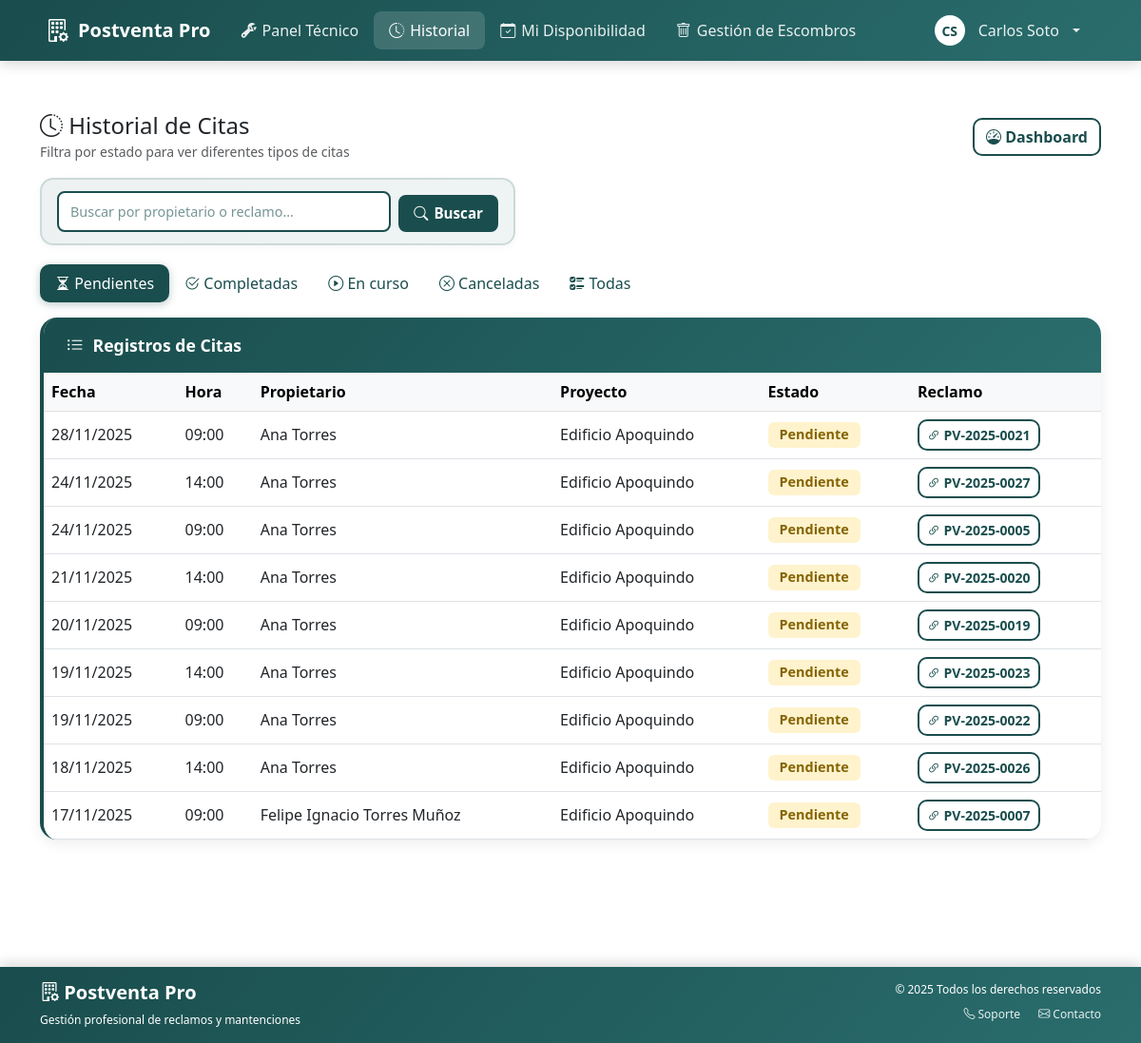
Before: /tecnico/citas/?estado=pendiente (signed in) with the older database file.
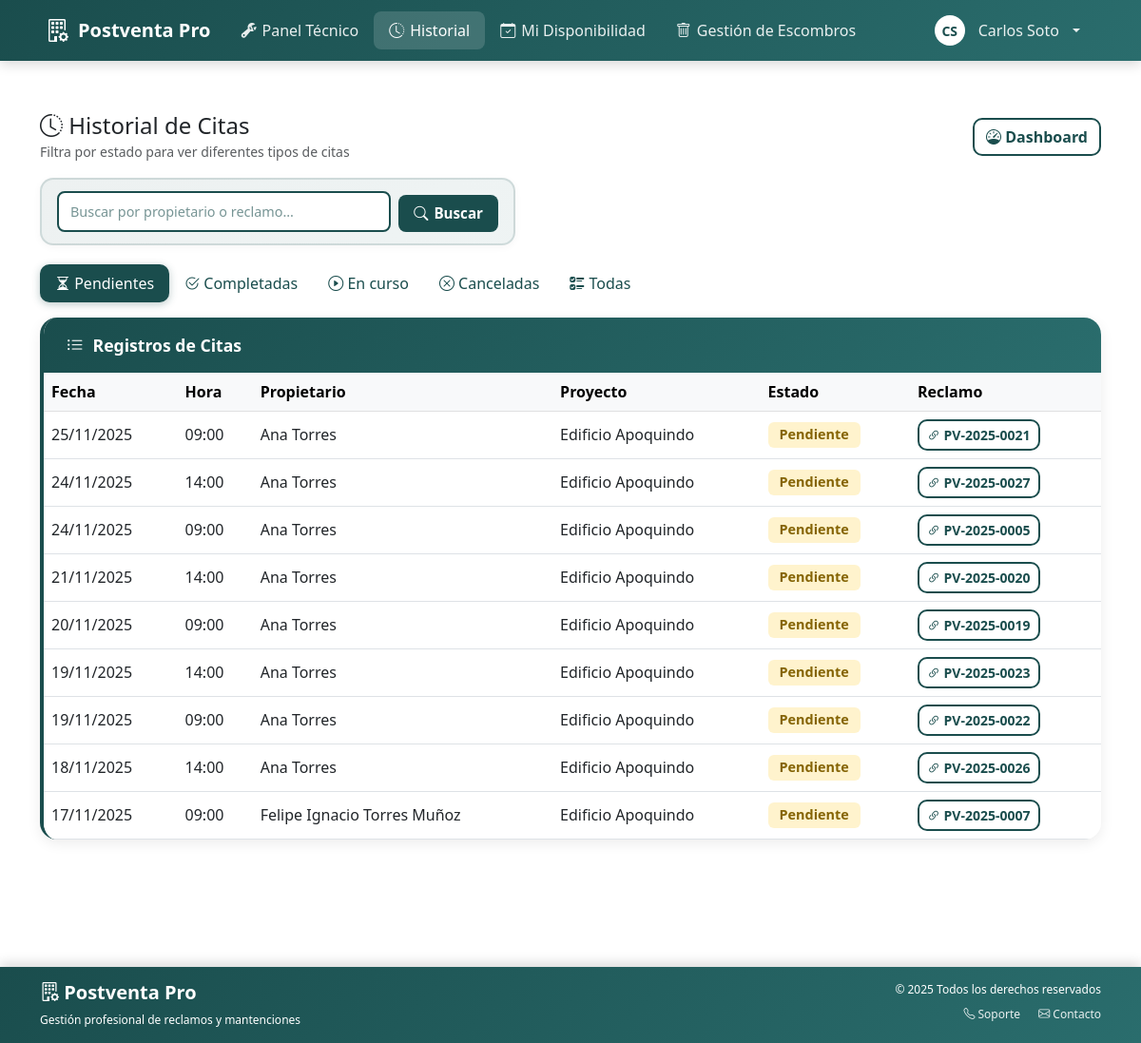
After: the same page with the newer database file.
### postventa_app/models.py (models this page shows, shortened)
class Cita(models.Model):
    id_cita = models.AutoField(primary_key=True)
    id_tecnico = models.ForeignKey(
        Tecnico,
        on_delete=models.CASCADE,
        db_column='id_tecnico',
        related_name='citas',
        null=True,
        blank=True
    )
    id_reclamo = models.ForeignKey(
        Reclamo,
        on_delete=models.CASCADE,
        db_column='id_reclamo',
        related_name='citas',
        null=True,
        blank=True
    )
    id_cliente = models.ForeignKey(
        'Propietario',
        on_delete=models.CASCADE,
        db_column='id_cliente',
        related_name='citas',
        null=True,
        blank=True
    )
    fecha_programada = models.DateTimeField(null=True, blank=True)
    fecha_confirmacion = models.DateTimeField(null=True, blank=True)
    ESTADO_CHOICES = [
        ('pendiente', 'Pendiente'),
        ('confirmada', 'Confirmada'),
        ('en_curso', 'En Curso'),
        ('completada', 'Completada'),
        ('cancelada', 'Cancelada'),
    ]
    estado = models.CharField(max_length=20, null=True, blank=True, choices=ESTADO_CHOICES)
    tipo_cita = models.CharField(max_length=50, null=True, blank=True)
    motivo_reprogramacion = models.TextField(null=True, blank=True)
    recordatorio_enviado = models.BooleanField(default=False)
    duracion_estimada_minutos = models.IntegerField(null=True, blank=True)
    class Meta:
        db_table = 'cita'
        verbose_name = 'Cita'
        verbose_name_plural = 'Citas'

class Propietario(models.Model):
    """
    Representa al propietario de una unidad que realiza reclamos postventa.
    Es el usuario final del sistema.
    """
    TIPO_PROPIETARIO = [
        ('natural', 'Persona Natural'),
        ('juridica', 'Persona Jurídica'),
    ]
    ESTADO_PROPIETARIO = [
        ('activo', 'Activo'),
        ('inactivo', 'Inactivo'),
    ]
    user = models.OneToOneField(User, on_delete=models.CASCADE, related_name='propietario', verbose_name="Usuario del sistema")
    nombre = models.CharField(max_length=120, verbose_name="Nombre completo")
    rut = models.CharField(max_length=12, verbose_name="RUT/DNI")
    tipo_propietario = models.CharField(max_length=10, choices=TIPO_PROPIETARIO, default='natural', verbose_name="Tipo de propietario")
    email = models.EmailField(verbose_name="Correo electrónico")
    telefono = models.CharField(max_length=30, verbose_name="Teléfono")
    telefono_alternativo = models.CharField(max_length=30, blank=True, null=True, verbose_name="Teléfono alternativo")
    direccion = models.CharField(max_length=200, verbose_name="Dirección")
    proyecto = models.ForeignKey('Proyecto', on_delete=models.SET_NULL, null=True, blank=True, related_name='propietarios', verbose_name="Proyecto de vivienda")

class Reclamo(models.Model):
    """
    Entidad central del sistema.
    Gestiona todo el ciclo de vida de un reclamo desde ingreso hasta resolución.
    """
    id_reclamo = models.AutoField(primary_key=True)
    numero_folio = models.CharField(max_length=20, unique=True)
    descripcion = models.TextField(null=True, blank=False)
    resolucion = models.TextField(null=True, blank=True)
    unidad = models.CharField(max_length=50, null=True, blank=True)
    ubicacion_especifica = models.CharField(
        max_length=200,
        null=True,
        blank=True,
        db_column='ubicacion_especifica'
    )
    fecha_ingreso = models.DateTimeField(null=True, blank=True)
    fecha_resolucion = models.DateTimeField(null=True, blank=True)
    fecha_asignacion = models.DateTimeField(null=True, blank=True)
    tiempo_estimado_horas = models.IntegerField(
        null=True,
        blank=True,
        db_column='tiempo_estimado_horas'
    )
    ESTADO_CHOICES = [
        ('ingresado', 'Ingresado'),
        ('asignado', 'Asignado'),
        ('en_ejecucion', 'En Ejecución'),
        ('en_proceso', 'En Proceso'),
        ('completado', 'Completado'),
        ('resuelto', 'Reclamo Resuelto'),
        ('cancelado', 'Cancelado'),
    ]
    estado = models.CharField(max_length=50, choices=ESTADO_CHOICES, default='ingresado')
    prioridad = models.CharField(max_length=20, null=True, blank=True)
    requiere_aprobacion = models.BooleanField(
        default=False,
        db_column='requiere_aprobacion'
    )
    categoria = models.ForeignKey(
        Especialidad,
        on_delete=models.SET_NULL,
        null=True,
        blank=True,
        related_name='reclamos'
    )
    propietario = models.ForeignKey(
        Propietario,
        on_delete=models.CASCADE,
        null=False,
        blank=False,
        related_name='reclamos'
    )
    proyecto = models.ForeignKey(
        Proyecto,
        on_delete=models.CASCADE,
        related_name='reclamos',
        null=False,
        blank=False
    )
    tecnico_asignado = models.ForeignKey(
        'Tecnico',
        on_delete=models.SET_NULL,
        null=True,
        blank=True,
        related_name='reclamos_asignados'
    )
    requiere_retiro_escombros = models.BooleanField(
        default=False,
        verbose_name='Requiere retiro de escombros'
    )
    class Meta:
        db_table = 'reclamo'
        verbose_name = 'Reclamo'
        verbose_name_plural = 'Reclamos'

class Proyecto(models.Model):
    fecha_registro = models.DateTimeField(auto_now_add=True, verbose_name="Fecha de registro")
    """
    Proyectos inmobiliarios.
    """
    id_proyecto = models.AutoField(primary_key=True)
    codigo = models.CharField(max_length=50, unique=True, verbose_name="Código del proyecto", default="")
    nombre = models.CharField(max_length=100)
    direccion = models.TextField(null=True, blank=True)
    tipo_proyecto = models.CharField(max_length=50, null=True, blank=True)
    fecha_inicio = models.DateField(null=True, blank=True, verbose_name="Fecha de inicio")
    fecha_entrega = models.DateField(null=True, blank=True)
    cantidad_unidades = models.IntegerField(null=True, blank=True)
    encargado = models.CharField(max_length=120, blank=True, null=True, verbose_name="Encargado del proyecto")
    telefono_encargado = models.CharField(max_length=30, blank=True, null=True, verbose_name="Teléfono encargado")
    ESTADO_CHOICES = [
        ("entregado", "Entregado"),
        ("garantia", "En Garantía"),
        ("finalizado", "Finalizado"),
    ]
    estado = models.CharField(max_length=20, choices=ESTADO_CHOICES, default="entregado")
    observaciones = models.TextField(blank=True, null=True, verbose_name="Observaciones")
    constructora = models.ForeignKey(
        Constructora,
        on_delete=models.CASCADE,
        related_name='proyectos',
        verbose_name="Constructora",
        null=True,
        blank=True
    )
    class Meta:
        db_table = 'proyecto'
        verbose_name = 'Proyecto'
        verbose_name_plural = 'Proyectos'

### postventa_app/views.py (the view)
# urls.py: path('tecnico/citas/', views.tecnico_historial_citas, name='tecnico_historial_citas'),
@login_required
def tecnico_historial_citas(request):
    tecnico = get_tecnico_from_user(request.user)
    if not tecnico:
        messages.error(request, 'No se encontró información de técnico asociada a este usuario.')
        return redirect('dashboard_tecnico')
    estado = request.GET.get('estado', 'todas')
    busqueda = request.GET.get('busqueda', '').strip()
    citas = Cita.objects.filter(id_tecnico=tecnico).select_related(
        'id_reclamo',
        'id_cliente',
        'id_reclamo__proyecto'
    ).order_by('-fecha_programada')
    if estado != 'todas' and estado:
        citas = citas.filter(estado=estado)
    if busqueda:
        citas = citas.filter(
            Q(id_cliente__nombre__icontains=busqueda) |
            Q(id_reclamo__numero_folio__icontains=busqueda)
        )
    context = {
        'tecnico': tecnico,
        'citas': citas,
        'estado': estado,
        'busqueda': busqueda,
    }
    return render(request, 'tecnico/historial_citas.html', context)

### postventa_app/context_processors.py (called while the page is built)
def tecnico_context(request):
    tecnico = None
    tecnico_iniciales = ''
    user = getattr(request, 'user', None)
    if user and getattr(user, 'is_authenticated', False):
        try:
            tecnico = Tecnico.objects.get(email__iexact=(user.email or ''))
        except Tecnico.DoesNotExist:
            try:
                tecnico = Tecnico.objects.get(rut=user.username)
            except Tecnico.DoesNotExist:
                tecnico = None
        if tecnico and tecnico.nombre:
            partes = tecnico.nombre.strip().split()
            tecnico_iniciales = ''.join([p[0].upper() for p in partes if p])
    return {
        'tecnico': tecnico,
        'tecnico_iniciales': tecnico_iniciales,
    }

### postventa_app/views.py (called while the page is built)
def get_tecnico_from_user(user):
    if not user or not getattr(user, 'is_authenticated', False):
        return None
    try:
        return Tecnico.objects.get(email__iexact=(user.email or ''))
    except Tecnico.DoesNotExist:
        pass
    try:
        return Tecnico.objects.get(rut=user.username)
    except Tecnico.DoesNotExist:
        return None

### postventa_app/templates/tecnico/historial_citas.html (shortened to what the changed rows need)
{% extends 'base.html' %}
{% block content %}
<div class="container py-4">
  <div class="card-custom">
    <div class="card-body p-0">
      <div class="table-responsive">
        <table class="table table-hover align-middle mb-0">
          <thead class="table-light">
            <tr>
              <th>Fecha</th>
              <th>Hora</th>
              <th>Propietario</th>
              <th>Proyecto</th>
              <th>Estado</th>
              <th>Reclamo</th>
            </tr>
          </thead>
          <tbody>
            {% if citas %}
              {% for c in citas %}
                <tr>
                  <td>{{ c.fecha_programada|date:'d/m/Y' }}</td>
                  <td>{{ c.fecha_programada|time:'H:i' }}</td>
                  <td>{{ c.id_cliente.nombre }}</td>
                  <td>{{ c.id_reclamo.proyecto.nombre }}</td>
                  <td>
                    {% if c.id_reclamo.estado == 'resuelto' %}
                      <span class="badge" style="background: #d1e7dd; color: #0f5132; font-size: 0.9rem; padding: 6px 12px; font-weight: 600;">
                        ✓ Resuelto
                      </span>
                    {% elif c.get_estado_display == 'Pendiente' %}
                      <span class="badge" style="background: #fff3cd; color: #856404; font-size: 0.9rem; padding: 6px 12px; font-weight: 600;">{{ c.get_estado_display }}</span>
                    {% elif c.get_estado_display == 'Confirmada' %}
                      <span class="badge" style="background: #cfe2ff; color: #084298; font-size: 0.9rem; padding: 6px 12px; font-weight: 600;">{{ c.get_estado_display }}</span>
                    {% elif c.get_estado_display == 'En curso' %}
                      <span class="badge" style="background: #d1ecf1; color: #0c5460; font-size: 0.9rem; padding: 6px 12px; font-weight: 600;">{{ c.get_estado_display }}</span>
                    {% elif c.get_estado_display == 'Completada' %}
                      <span class="badge" style="background: #d1e7dd; color: #0f5132; font-size: 0.9rem; padding: 6px 12px; font-weight: 600;">{{ c.get_estado_display }}</span>
                    {% else %}
                      <span class="badge bg-light text-dark" style="font-size: 0.9rem; padding: 6px 12px; font-weight: 600;">{{ c.get_estado_display }}</span>
                    {% endif %}
                  </td>
                  <td><a href="{% url 'tecnico_detalle_reclamo_cita' c.id_reclamo.id_reclamo c.id_cita %}" class="btn btn-sm btn-outline-primary"><i class="bi bi-link-45deg"></i> {{ c.id_reclamo.numero_folio }}</a></td>
                </tr>
              {% endfor %}
            {% else %}
              <tr><td colspan="6" class="text-center text-muted py-4"><i class="bi bi-inbox"></i> No hay registros para este filtro</td></tr>
            {% endif %}
          </tbody>
        </table>
      </div>
    </div>
  </div>
</div>
{% endblock %}

Changed rows visible on the page:
no longer on this page (row edited): Cita: fecha_programada "28/11/2025", fecha_programada "09:00", id_cliente.nombre "Ana Torres", id_reclamo.proyecto.nombre "Edificio Apoquindo", estado "Pendiente", id_reclamo.numero_folio "PV-2025-0021"
added Cita: fecha_programada "25/11/2025", fecha_programada "09:00", id_cliente.nombre "Ana Torres", id_reclamo.proyecto.nombre "Edificio Apoquindo", estado "Pendiente", id_reclamo.numero_folio "PV-2025-0021"
